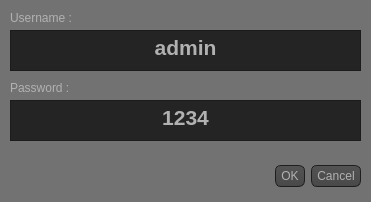
<?xml version="1.0" encoding="UTF-8"?>
<ui version="4.0">
 <class>userlogin</class>
 <widget class="QDialog" name="userlogin">
  <property name="geometry">
   <rect>
    <x>0</x>
    <y>0</y>
    <width>371</width>
    <height>202</height>
   </rect>
  </property>
  <property name="windowTitle">
   <string>Login</string>
  </property>
  <property name="styleSheet">
   <string notr="true">QToolTip
{
     border: 1px solid black;
     background-color: #2f8eff;
     padding: 1px;
     border-radius: 3px;
     opacity: 100;
}

QWidget
{
    color: #b1b1b1;
    background-color: #727272;
}

QWidget:item:hover
{
    background-color: QLinearGradient( x1: 0, y1: 0, x2: 0, y2: 1, stop: 0 #2f8eff, stop: 1 #067bca);
    color: #000000;
}

QWidget:item:selected
{
    background-color: QLinearGradient( x1: 0, y1: 0, x2: 0, y2: 1, stop: 0 #2f8eff, stop: 1 #1a71d7);
}

QMenuBar::item
{
    background: transparent;
}

QMenuBar::item:selected
{
    background: transparent;
    border: 1px solid #1a71d7;
}

QMenuBar::item:pressed
{
    background: #444;
    border: 1px solid #000;
    background-color: QLinearGradient(
        x1:0, y1:0,
        x2:0, y2:1,
        stop:1 #212121,
        stop:0.4 #343434/*,
        stop:0.2 #343434,
        stop:0.1 #1a71d7*/
    );
    margin-bottom:-1px;
    padding-bottom:1px;
}

QMenu
{
    border: 1px solid #000;
}

QMenu::item
{
    padding: 2px 20px 2px 20px;
}

QMenu::item:selected
{
    color: #000000;
}

QWidget:disabled
{
    color: #404040;
    background-color: #323232;
}

QAbstractItemView
{
    background-color: QLinearGradient( x1: 0, y1: 0, x2: 0, y2: 1, stop: 0 #4d4d4d, stop: 0.1 #646464, stop: 1 #5d5d5d);
}

QWidget:focus
{
    /*border: 2px solid QLinearGradient( x1: 0, y1: 0, x2: 0, y2: 1, stop: 0 #2f8eff, stop: 1 #1a71d7);*/
}

QLineEdit
{
    background-color: QLinearGradient( x1: 0, y1: 0, x2: 0, y2: 1, stop: 0 #4d4d4d, stop: 0 #646464, stop: 1 #5d5d5d);
    padding: 1px;
    border-style: solid;
    border: 1px solid #1e1e1e;
    border-radius: 5;
}

QPushButton
{
    color: #b1b1b1;
    background-color: QLinearGradient( x1: 0, y1: 0, x2: 0, y2: 1, stop: 0 #565656, stop: 0.1 #525252, stop: 0.5 #4e4e4e, stop: 0.9 #4a4a4a, stop: 1 #464646);
    border-width: 1px;
    border-color: #1e1e1e;
    border-style: solid;
    border-radius: 6;
    padding: 3px;
    font-size: 12px;
    padding-left: 5px;
    padding-right: 5px;
}

QPushButton:pressed
{
    background-color: QLinearGradient( x1: 0, y1: 0, x2: 0, y2: 1, stop: 0 #2d2d2d, stop: 0.1 #2b2b2b, stop: 0.5 #292929, stop: 0.9 #282828, stop: 1 #252525);
}

QComboBox
{
    selection-background-color: #1a71d7;
    background-color: QLinearGradient( x1: 0, y1: 0, x2: 0, y2: 1, stop: 0 #565656, stop: 0.1 #525252, stop: 0.5 #4e4e4e, stop: 0.9 #4a4a4a, stop: 1 #464646);
    border-style: solid;
    border: 1px solid #1e1e1e;
    border-radius: 5;
}

QComboBox:hover,QPushButton:hover
{
    border: 2px solid QLinearGradient( x1: 0, y1: 0, x2: 0, y2: 1, stop: 0 #2f8eff, stop: 1 #1a71d7);
}


QComboBox:on
{
    padding-top: 3px;
    padding-left: 4px;
    background-color: QLinearGradient( x1: 0, y1: 0, x2: 0, y2: 1, stop: 0 #2d2d2d, stop: 0.1 #2b2b2b, stop: 0.5 #292929, stop: 0.9 #282828, stop: 1 #252525);
    selection-background-color: #1a71d7;
}

QComboBox QAbstractItemView
{
    border: 2px solid darkgray;
    selection-background-color: QLinearGradient( x1: 0, y1: 0, x2: 0, y2: 1, stop: 0 #2f8eff, stop: 1 #1a71d7);
}

QComboBox::drop-down
{
     subcontrol-origin: padding;
     subcontrol-position: top right;
     width: 15px;

     border-left-width: 0px;
     border-left-color: darkgray;
     border-left-style: solid; /* just a single line */
     border-top-right-radius: 3px; /* same radius as the QComboBox */
     border-bottom-right-radius: 3px;
 }

QComboBox::down-arrow
{
     image: url(:/down_arrow.png);
}

QGroupBox:focus
{
border: 2px solid QLinearGradient( x1: 0, y1: 0, x2: 0, y2: 1, stop: 0 #2f8eff, stop: 1 #1a71d7);
}

QTextEdit:focus
{
    border: 2px solid QLinearGradient( x1: 0, y1: 0, x2: 0, y2: 1, stop: 0 #2f8eff, stop: 1 #1a71d7);
}

QScrollBar:horizontal {
     border: 1px solid #222222;
     background: QLinearGradient( x1: 0, y1: 0, x2: 0, y2: 1, stop: 0.0 #121212, stop: 0.2 #282828, stop: 1 #484848);
     height: 7px;
     margin: 0px 16px 0 16px;
}

QScrollBar::handle:horizontal
{
      background: QLinearGradient( x1: 0, y1: 0, x2: 1, y2: 0, stop: 0 #2f8eff, stop: 0.5 #1a71d7, stop: 1 #2f8eff);
      min-height: 20px;
      border-radius: 2px;
}

QScrollBar::add-line:horizontal {
      border: 1px solid #1b1b19;
      border-radius: 2px;
      background: QLinearGradient( x1: 0, y1: 0, x2: 1, y2: 0, stop: 0 #2f8eff, stop: 1 #1a71d7);
      width: 14px;
      subcontrol-position: right;
      subcontrol-origin: margin;
}

QScrollBar::sub-line:horizontal {
      border: 1px solid #1b1b19;
      border-radius: 2px;
      background: QLinearGradient( x1: 0, y1: 0, x2: 1, y2: 0, stop: 0 #2f8eff, stop: 1 #1a71d7);
      width: 14px;
     subcontrol-position: left;
     subcontrol-origin: margin;
}

QScrollBar::right-arrow:horizontal, QScrollBar::left-arrow:horizontal
{
      border: 1px solid black;
      width: 1px;
      height: 1px;
      background: white;
}

QScrollBar::add-page:horizontal, QScrollBar::sub-page:horizontal
{
      background: none;
}

QScrollBar:vertical
{
      background: QLinearGradient( x1: 0, y1: 0, x2: 1, y2: 0, stop: 0.0 #121212, stop: 0.2 #282828, stop: 1 #484848);
      width: 7px;
      margin: 16px 0 16px 0;
      border: 1px solid #222222;
}

QScrollBar::handle:vertical
{
      background: QLinearGradient( x1: 0, y1: 0, x2: 0, y2: 1, stop: 0 #2f8eff, stop: 0.5 #1a71d7, stop: 1 #2f8eff);
      min-height: 20px;
      border-radius: 2px;
}

QScrollBar::add-line:vertical
{
      border: 1px solid #1b1b19;
      border-radius: 2px;
      background: QLinearGradient( x1: 0, y1: 0, x2: 0, y2: 1, stop: 0 #2f8eff, stop: 1 #1a71d7);
      height: 14px;
      subcontrol-position: bottom;
      subcontrol-origin: margin;
}

QScrollBar::sub-line:vertical
{
      border: 1px solid #1b1b19;
      border-radius: 2px;
      background: QLinearGradient( x1: 0, y1: 0, x2: 0, y2: 1, stop: 0 #1a71d7, stop: 1 #2f8eff);
      height: 14px;
      subcontrol-position: top;
      subcontrol-origin: margin;
}

QScrollBar::up-arrow:vertical, QScrollBar::down-arrow:vertical
{
      border: 1px solid black;
      width: 1px;
      height: 1px;
      background: white;
}


QScrollBar::add-page:vertical, QScrollBar::sub-page:vertical
{
      background: none;
}

QTextEdit
{
    background-color: #242424;
}

QPlainTextEdit
{
    background-color: #242424;
}

QHeaderView::section
{
    background-color: QLinearGradient(x1:0, y1:0, x2:0, y2:1, stop:0 #616161, stop: 0.5 #505050, stop: 0.6 #434343, stop:1 #656565);
    color: white;
    padding-left: 4px;
    border: 1px solid #6c6c6c;
}

QCheckBox:disabled
{
color: #414141;
}

QDockWidget::title
{
    text-align: center;
    spacing: 3px; /* spacing between items in the tool bar */
    background-color: QLinearGradient(x1:0, y1:0, x2:0, y2:1, stop:0 #323232, stop: 0.5 #242424, stop:1 #323232);
}

QDockWidget::close-button, QDockWidget::float-button
{
    text-align: center;
    spacing: 1px; /* spacing between items in the tool bar */
    background-color: QLinearGradient(x1:0, y1:0, x2:0, y2:1, stop:0 #323232, stop: 0.5 #242424, stop:1 #323232);
}

QDockWidget::close-button:hover, QDockWidget::float-button:hover
{
    background: #242424;
}

QDockWidget::close-button:pressed, QDockWidget::float-button:pressed
{
    padding: 1px -1px -1px 1px;
}

QMainWindow::separator
{
    background-color: QLinearGradient(x1:0, y1:0, x2:0, y2:1, stop:0 #161616, stop: 0.5 #151515, stop: 0.6 #212121, stop:1 #343434);
    color: white;
    padding-left: 4px;
    border: 1px solid #4c4c4c;
    spacing: 3px; /* spacing between items in the tool bar */
}

QMainWindow::separator:hover
{

    background-color: QLinearGradient(x1:0, y1:0, x2:0, y2:1, stop:0 #1a71d7, stop:0.5 #b56c17 stop:1 #2f8eff);
    color: white;
    padding-left: 4px;
    border: 1px solid #6c6c6c;
    spacing: 3px; /* spacing between items in the tool bar */
}

QToolBar::handle
{
     spacing: 3px; /* spacing between items in the tool bar */
     background: url(:/images/handle.png);
}

QMenu::separator
{
    height: 2px;
    background-color: QLinearGradient(x1:0, y1:0, x2:0, y2:1, stop:0 #161616, stop: 0.5 #151515, stop: 0.6 #212121, stop:1 #343434);
    color: white;
    padding-left: 4px;
    margin-left: 10px;
    margin-right: 5px;
}

QProgressBar
{
    border: 2px solid grey;
    border-radius: 5px;
    text-align: center;
}

QProgressBar::chunk
{
    background-color: #1a71d7;
    width: 2.15px;
    margin: 0.5px;
}

QTabBar::tab {
    color: #b1b1b1;
    border: 1px solid #444;
    border-bottom-style: none;
    background-color: #323232;
    padding-left: 10px;
    padding-right: 10px;
    padding-top: 3px;
    padding-bottom: 2px;
    margin-right: -1px;
}

QTabWidget::pane {
    border: 1px solid #444;
    top: 1px;
}

QTabBar::tab:last
{
    margin-right: 0; /* the last selected tab has nothing to overlap with on the right */
    border-top-right-radius: 3px;
}

QTabBar::tab:first:!selected
{
 margin-left: 0px; /* the last selected tab has nothing to overlap with on the right */


    border-top-left-radius: 3px;
}

QTabBar::tab:!selected
{
    color: #b1b1b1;
    border-bottom-style: solid;
    margin-top: 3px;
    background-color: QLinearGradient(x1:0, y1:0, x2:0, y2:1, stop:1 #212121, stop:.4 #343434);
}

QTabBar::tab:selected
{
    border-top-left-radius: 3px;
    border-top-right-radius: 3px;
    margin-bottom: 0px;
}

QTabBar::tab:!selected:hover
{
    /*border-top: 2px solid #1a71d7;
    padding-bottom: 3px;*/
    border-top-left-radius: 3px;
    border-top-right-radius: 3px;
    background-color: QLinearGradient(x1:0, y1:0, x2:0, y2:1, stop:1 #212121, stop:0.4 #343434, stop:0.2 #343434, stop:0.1 #1a71d7);
}

QRadioButton::indicator:checked, QRadioButton::indicator:unchecked{
    color: #b1b1b1;
    background-color: #323232;
    border: 1px solid #b1b1b1;
    border-radius: 6px;
}

QRadioButton::indicator:checked
{
    background-color: qradialgradient(
        cx: 0.5, cy: 0.5,
        fx: 0.5, fy: 0.5,
        radius: 1.0,
        stop: 0.25 #1a71d7,
        stop: 0.3 #323232
    );
}

QCheckBox::indicator{
    color: #b1b1b1;
    background-color: #323232;
    border: 1px solid #b1b1b1;
    width: 9px;
    height: 9px;
}

QRadioButton::indicator
{
    border-radius: 6px;
}

QRadioButton::indicator:hover, QCheckBox::indicator:hover
{
    border: 1px solid #1a71d7;
}

QCheckBox::indicator:checked
{
    image:url(:/images/checkbox.png);
}

QCheckBox::indicator:disabled, QRadioButton::indicator:disabled
{
    border: 1px solid #444;
}</string>
  </property>
  <widget class="QDialogButtonBox" name="buttonBox">
   <property name="geometry">
    <rect>
     <x>20</x>
     <y>160</y>
     <width>341</width>
     <height>32</height>
    </rect>
   </property>
   <property name="orientation">
    <enum>Qt::Horizontal</enum>
   </property>
   <property name="standardButtons">
    <set>QDialogButtonBox::Cancel|QDialogButtonBox::Ok</set>
   </property>
  </widget>
  <widget class="QTextEdit" name="textEdit">
   <property name="geometry">
    <rect>
     <x>10</x>
     <y>30</y>
     <width>351</width>
     <height>41</height>
    </rect>
   </property>
   <property name="styleSheet">
    <string notr="true">
font: 75 14pt &quot;Sans Serif&quot;;</string>
   </property>
   <property name="verticalScrollBarPolicy">
    <enum>Qt::ScrollBarAlwaysOff</enum>
   </property>
   <property name="html">
    <string>&lt;!DOCTYPE HTML PUBLIC &quot;-//W3C//DTD HTML 4.0//EN&quot; &quot;http://www.w3.org/TR/REC-html40/strict.dtd&quot;&gt;
&lt;html&gt;&lt;head&gt;&lt;meta name=&quot;qrichtext&quot; content=&quot;1&quot; /&gt;&lt;style type=&quot;text/css&quot;&gt;
p, li { white-space: pre-wrap; }
&lt;/style&gt;&lt;/head&gt;&lt;body style=&quot; font-family:'Sans Serif'; font-size:14pt; font-weight:72; font-style:normal;&quot;&gt;
&lt;p align=&quot;center&quot; style=&quot; margin-top:0px; margin-bottom:0px; margin-left:0px; margin-right:0px; -qt-block-indent:0; text-indent:0px;&quot;&gt;&lt;span style=&quot; font-size:16pt; font-weight:600;&quot;&gt;admin&lt;/span&gt;&lt;/p&gt;
&lt;p align=&quot;center&quot; style=&quot;-qt-paragraph-type:empty; margin-top:0px; margin-bottom:0px; margin-left:0px; margin-right:0px; -qt-block-indent:0; text-indent:0px; font-size:16pt; font-weight:600;&quot;&gt;&lt;br /&gt;&lt;/p&gt;&lt;/body&gt;&lt;/html&gt;</string>
   </property>
   <property name="overwriteMode">
    <bool>false</bool>
   </property>
  </widget>
  <widget class="QTextEdit" name="textEdit_2">
   <property name="geometry">
    <rect>
     <x>10</x>
     <y>100</y>
     <width>351</width>
     <height>41</height>
    </rect>
   </property>
   <property name="html">
    <string>&lt;!DOCTYPE HTML PUBLIC &quot;-//W3C//DTD HTML 4.0//EN&quot; &quot;http://www.w3.org/TR/REC-html40/strict.dtd&quot;&gt;
&lt;html&gt;&lt;head&gt;&lt;meta name=&quot;qrichtext&quot; content=&quot;1&quot; /&gt;&lt;style type=&quot;text/css&quot;&gt;
p, li { white-space: pre-wrap; }
&lt;/style&gt;&lt;/head&gt;&lt;body style=&quot; font-family:'Sans Serif'; font-size:9pt; font-weight:400; font-style:normal;&quot;&gt;
&lt;p align=&quot;center&quot; style=&quot; margin-top:0px; margin-bottom:0px; margin-left:0px; margin-right:0px; -qt-block-indent:0; text-indent:0px;&quot;&gt;&lt;span style=&quot; font-size:16pt; font-weight:600;&quot;&gt;1234&lt;/span&gt;&lt;/p&gt;&lt;/body&gt;&lt;/html&gt;</string>
   </property>
  </widget>
  <widget class="QLabel" name="label">
   <property name="geometry">
    <rect>
     <x>10</x>
     <y>10</y>
     <width>121</width>
     <height>16</height>
    </rect>
   </property>
   <property name="text">
    <string>Username :</string>
   </property>
  </widget>
  <widget class="QLabel" name="label_2">
   <property name="geometry">
    <rect>
     <x>10</x>
     <y>80</y>
     <width>121</width>
     <height>16</height>
    </rect>
   </property>
   <property name="text">
    <string>Password :</string>
   </property>
  </widget>
 </widget>
 <resources/>
 <connections>
  <connection>
   <sender>buttonBox</sender>
   <signal>accepted()</signal>
   <receiver>userlogin</receiver>
   <slot>accept()</slot>
   <hints>
    <hint type="sourcelabel">
     <x>248</x>
     <y>254</y>
    </hint>
    <hint type="destinationlabel">
     <x>157</x>
     <y>274</y>
    </hint>
   </hints>
  </connection>
  <connection>
   <sender>buttonBox</sender>
   <signal>rejected()</signal>
   <receiver>userlogin</receiver>
   <slot>reject()</slot>
   <hints>
    <hint type="sourcelabel">
     <x>316</x>
     <y>260</y>
    </hint>
    <hint type="destinationlabel">
     <x>286</x>
     <y>274</y>
    </hint>
   </hints>
  </connection>
 </connections>
</ui>
